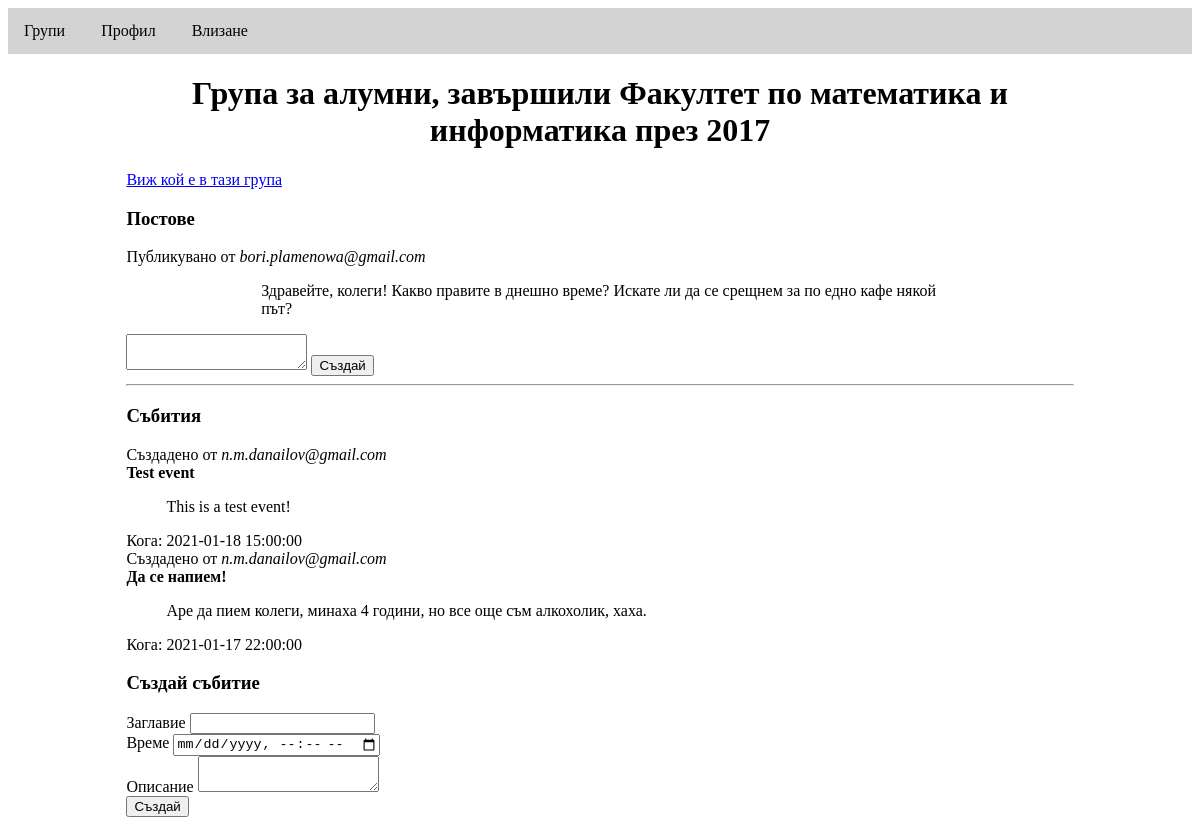
The page /groups?id=2 on the database its author committed.
### tables this page shows
CREATE TABLE `groups` (
  `id` int(11) NOT NULL,
  `year` varchar(32) DEFAULT NULL,
  `faculty` varchar(128) NOT NULL,
  `admin_id` int(11) NOT NULL
);

CREATE TABLE `posts` (
  `id` int(11) NOT NULL,
  `group_id` int(11) NOT NULL,
  `content` text NOT NULL,
  `user_id` int(11) NOT NULL
);

CREATE TABLE `users` (
  `id` int(11) NOT NULL,
  `email` varchar(64) NOT NULL,
  `password` varchar(128) NOT NULL,
  `name` varchar(64) NOT NULL,
  `security_level` varchar(32) NOT NULL,
  `place` varchar(64) DEFAULT NULL,
  `faculty` varchar(128) NOT NULL,
  `subject` varchar(64) NOT NULL,
  `administrative_group` int(8) NOT NULL,
  `year_graduated` year(4) NOT NULL,
  `picture` mediumtext DEFAULT NULL
);

CREATE TABLE `events` (
  `id` int(11) NOT NULL,
  `group_id` int(11) NOT NULL,
  `title` varchar(128) NOT NULL,
  `datetime` datetime NOT NULL,
  `description` text NOT NULL,
  `user_id` int(11) NOT NULL
);

### groups/group_show.php (the view, shortened to what this page needs)
<?php
    $group_id = $_GET['id'];
    $conn = new_db_connection();
    $sql = "SELECT id, year, faculty, admin_id FROM groups WHERE id = ?";
    $stmt = $conn->prepare($sql);
    $stmt->execute([$group_id]);
    $group = $stmt->fetch(PDO::FETCH_ASSOC);
    $sql = "SELECT posts.id as id, posts.content as content, user_id, users.email as user_email FROM posts
            JOIN users ON posts.user_id = users.id
            WHERE posts.group_id = ?;";
    $stmt = $conn->prepare($sql);
    $stmt->execute([$group_id]);
    $posts = $stmt->fetchALL(PDO::FETCH_ASSOC);
    $sql = "SELECT events.id as id, title, datetime, description, user_id, users.email as user_email FROM events
            JOIN users ON events.user_id = users.id
            WHERE group_id = ?;";
    $stmt = $conn->prepare($sql);
    $stmt->execute([$group_id]);
    $events = $stmt->fetchALL(PDO::FETCH_ASSOC);
?>
<link rel="stylesheet" href="styles.css">
<h1>
    <?php
        if(isset($group['year'])) {
            printf("Група за алумни, завършили %s през %s", $group['faculty'], $group['year']);
        }
        else {
            printf("Група за алумни, завършили %s", $group['faculty']);
        }
    ?>
</h1>
<a href="<?php echo("/groups/users?id=" . $group_id);?>">Виж кой е в тази група</a>
<div class="posts">
    <h3>Постове</h3>
    <?php foreach($posts as $post): ?>
        <div class='post'>
            <div class='user'>
                <?php printf("Публикувано от <i>%s</i>", $post['user_email']); ?>
            </div>
            <div class='content'>
                <blockquote><?php printf("%s", $post['content']); ?></blockquote>
            </div>
        </div>
    <?php endforeach; ?>
    <div>
        <form action="/groups/create_post.php" method="post">
            <textarea name="content"></textarea>
            <input type="submit" value="Създай"></input>
        </form>
    </div>
</div>
<hr/>
<div class="event">
    <h3>Събития</h3>
    <?php foreach($events as $event): ?>
        <div class='event'>
            <div class='user'>
                <?php printf("Създадено от <i>%s</i>", $event['user_email']); ?>
            </div>
            <div class='content'>
                <b><?php echo($event['title']); ?></b>
            </div>
            <div class='description'>
                <blockquote><?php echo($event['description']); ?></blockquote>
            </div>
            <div class='datetime'>
                Кога: <?php echo($event['datetime']); ?>
            </div>
        </div>
    <?php endforeach; ?>
</div>
<div>
    <h3>Създай събитие</h3>
    <form action="/groups/create_event.php" method="post">
        <div>
            <label>Заглавие</label>
            <input type="text" name="title"></input>
        </div>
        <div>
            <label>Време</label>
            <input type="datetime-local" name="datetime"></input>
        </div>
        <div>
            <label>Описание</label>
            <textarea name="description"></textarea>
        </div>
        <input type="submit" value="Създай"></input>
    </form>
</div>

### templates/styles.css (style rules this page uses)
h1, h2 { text-align: center; }

### groups/styles.css (style rules this page uses)
.post { margin: 0 auto; }
.post .content { width: 80%; margin: 0 auto; }

### rows shown on the page
groups: faculty "Факултет по математика и информатика", year "2017"
posts: user.email "bori.plamenowa@gmail.com", content "Здравейте, колеги! Какво правите в днешно време? Искате ли да се срещнем за по едно кафе някой път?"
events: user.email "n.m.danailov@gmail.com", title "Test event", description "This is a test event!", datetime "2021-01-18 15:00:00"
events: user.email "n.m.danailov@gmail.com", title "Да се напием!", description "Аре да пием колеги, минаха 4 години, но все още съм алкохолик, хаха.", datetime "2021-01-17 22:00:00"
